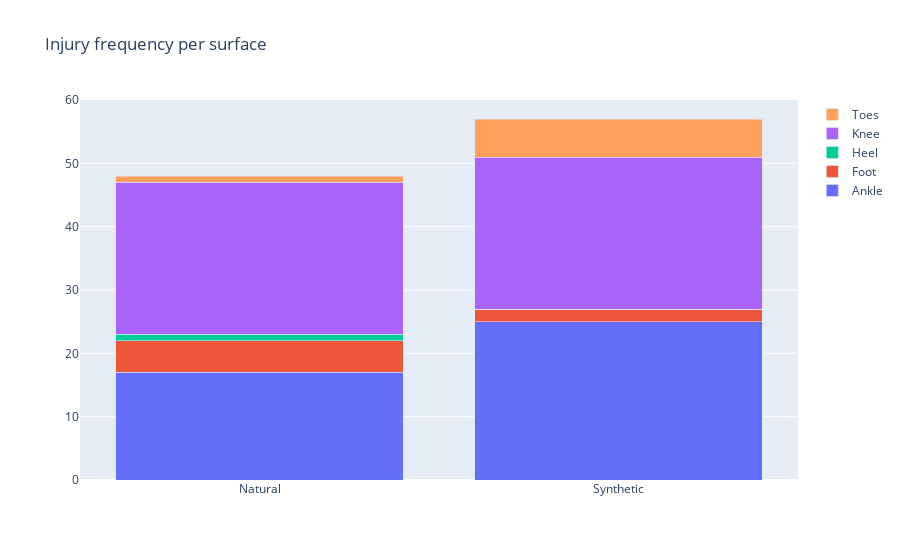

The notebook cell this image was saved under:
### Code cell
data = [
    go.Bar(                                                  # trace 1
    x = [inj for inj in injury_surface.index],
    y = [value for value in injury_surface['Ankle']],
    name = 'Ankle'), 
    
    go.Bar(                                                  # trace 2
    x = [inj for inj in injury_surface.index],
    y = [value for value in injury_surface['Foot']],
    name = 'Foot'),
    
    go.Bar(                                                  # trace 3
    x = [inj for inj in injury_surface.index],
    y = [value for value in injury_surface['Heel']],
    name = 'Heel'),
    
    go.Bar(                                                  # trace 4
    x = [inj for inj in injury_surface.index],
    y = [value for value in injury_surface['Knee']],
    name = 'Knee'),
    
    go.Bar(                                                  # trace 5
    x = [inj for inj in injury_surface.index],
    y = [value for value in injury_surface['Toes']],
    name = 'Toes')
]
        
# create a layout, remember to set the barmode here

layout = go.Layout(
    title = 'Injury frequency per surface'
)


# create a fig from data & layout, and plot the fig.

fig = go.Figure(data=data, layout=layout)
fig.update_layout(barmode = 'stack')
fig.show()

### Figure 1 — Plotly figure (JSON) as saved in the notebook; plotly's stock layout.template omitted (floating-point values rounded to 4 significant figures)
{"data": [{"name": "Ankle", "type": "bar", "x": ["Natural", "Synthetic"], "y": [17, 25]}, {"name": "Foot", "type": "bar", "x": ["Natural", "Synthetic"], "y": [5, 2]}, {"name": "Heel", "type": "bar", "x": ["Natural", "Synthetic"], "y": [1, 0]}, {"name": "Knee", "type": "bar", "x": ["Natural", "Synthetic"], "y": [24, 24]}, {"name": "Toes", "type": "bar", "x": ["Natural", "Synthetic"], "y": [1, 6]}], "layout": {"autosize": true, "barmode": "stack", "title": {"text": "Injury frequency per surface"}, "xaxis": {"autorange": true, "range": [-0.5, 1.5], "type": "category"}, "yaxis": {"autorange": true, "range": [0, 60], "type": "linear"}}}
